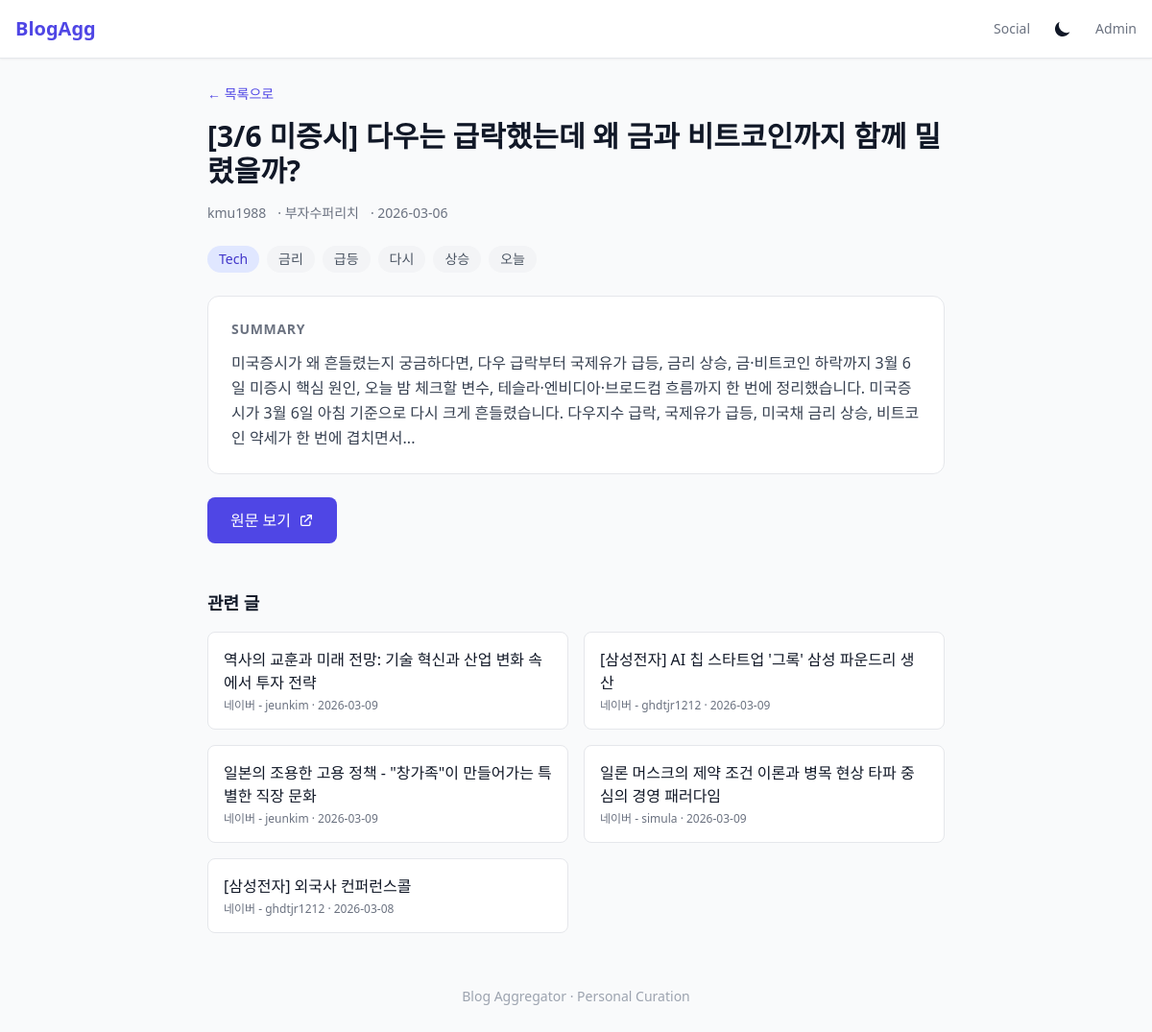
/post/1, run on the app's committed database.
### tables this page shows
CREATE TABLE posts (
            id INTEGER PRIMARY KEY AUTOINCREMENT,
            blog_id INTEGER,
            title TEXT NOT NULL,
            original_url TEXT UNIQUE NOT NULL,
            summary TEXT,
            full_content TEXT,
            author TEXT,
            published_date DATETIME,
            image_url TEXT,
            category TEXT,
            language TEXT DEFAULT 'ko',
            summary_status TEXT DEFAULT 'pending',
            registered_by TEXT DEFAULT 'manual',
            created_at DATETIME DEFAULT CURRENT_TIMESTAMP,
            FOREIGN KEY (blog_id) REFERENCES blogs(id)
        );

CREATE TABLE blogs (
            id INTEGER PRIMARY KEY AUTOINCREMENT,
            name TEXT NOT NULL,
            url TEXT NOT NULL,
            feed_url TEXT,
            category TEXT,
            active INTEGER DEFAULT 1,
            description TEXT,
            created_at DATETIME DEFAULT CURRENT_TIMESTAMP
        , last_crawled_at TEXT, crawl_error TEXT);

CREATE TABLE tags (
            id INTEGER PRIMARY KEY AUTOINCREMENT,
            name TEXT UNIQUE NOT NULL
        );

### src/api/public.py (the view)
@router.get("/post/{post_id}")
async def post_detail(request: Request, post_id: int):
    repo = request.app.state.repo
    templates = request.app.state.templates
    post = repo.get_post(post_id)
    if not post:
        return templates.TemplateResponse("index.html", {
            "request": request,
            "posts": [],
            "total": 0,
            "page": 1,
            "total_pages": 1,
            "category": None,
            "tag": None,
            "search": "",
            "categories": [],
            "error": "포스트를 찾을 수 없습니다.",
        })
    post["tags"] = repo.get_post_tags(post_id)
    related = repo.get_related_posts(post_id, post.get("category", "other"))
    return templates.TemplateResponse("post_detail.html", {
        "request": request,
        "post": post,
        "related": related,
    })

### templates/post_detail.html (shortened to what this page needs)
{% extends "base.html" %}
{% block content %}
<article class="max-w-3xl mx-auto">
    <a href="/" class="text-sm text-indigo-600 dark:text-indigo-400 hover:underline mb-4 inline-block">&larr; 목록으로</a>
    <h1 class="text-3xl font-bold mb-4">{{ post.title }}</h1>
    <div class="flex flex-wrap items-center gap-3 text-sm text-gray-500 dark:text-gray-400 mb-6">
        {% if post.blog_name %}
        <span>{{ post.blog_name }}</span>
        {% endif %}
        {% if post.author %}
        <span>&middot; {{ post.author }}</span>
        {% endif %}
        {% if post.published_date %}
        <span>&middot; {{ post.published_date }}</span>
        {% endif %}
    </div>
    <div class="flex flex-wrap gap-2 mb-6">
        {% if post.category %}
        <span class="px-3 py-1 text-sm rounded-full bg-indigo-100 dark:bg-indigo-900 text-indigo-700 dark:text-indigo-300 capitalize">{{ post.category }}</span>
        {% endif %}
        {% for tag in post.tags %}
        <a href="/?tag={{ tag }}" class="px-3 py-1 text-sm rounded-full bg-gray-100 dark:bg-gray-700 text-gray-600 dark:text-gray-400 hover:bg-gray-200 dark:hover:bg-gray-600">{{ tag }}</a>
        {% endfor %}
    </div>
    {% if post.summary %}
    <div class="bg-white dark:bg-gray-800 rounded-xl p-6 border border-gray-200 dark:border-gray-700 mb-6">
        <h2 class="text-sm font-semibold text-gray-500 dark:text-gray-400 uppercase tracking-wider mb-3">Summary</h2>
        <p class="text-gray-700 dark:text-gray-300 leading-relaxed">{{ post.summary }}</p>
    </div>
    {% endif %}
    <a href="{{ post.original_url }}" target="_blank" rel="noopener noreferrer"
       class="inline-flex items-center gap-2 px-6 py-3 bg-indigo-600 text-white rounded-lg hover:bg-indigo-700 transition-colors">
        원문 보기
        <svg class="w-4 h-4" fill="none" stroke="currentColor" viewBox="0 0 24 24"><path stroke-linecap="round" stroke-linejoin="round" stroke-width="2" d="M10 6H6a2 2 0 00-2 2v10a2 2 0 002 2h10a2 2 0 002-2v-4M14 4h6m0 0v6m0-6L10 14"/></svg>
    </a>
</article>
{% if related %}
<div class="max-w-3xl mx-auto mt-12">
    <h3 class="text-lg font-semibold mb-4">관련 글</h3>
    <div class="grid grid-cols-1 sm:grid-cols-2 gap-4">
        {% for r in related %}
        <a href="/post/{{ r.id }}" class="bg-white dark:bg-gray-800 rounded-lg p-4 border border-gray-200 dark:border-gray-700 hover:shadow-sm transition-shadow">
            <h4 class="font-medium line-clamp-2 mb-1">{{ r.title }}</h4>
            <p class="text-xs text-gray-500 dark:text-gray-400">{{ r.blog_name or "" }} &middot; {{ r.published_date or "" }}</p>
        </a>
        {% endfor %}
    </div>
</div>
{% endif %}
{% endblock %}

### static/style.css (style rules this page uses)
.line-clamp-2 { overflow: hidden; display: -webkit-box; -webkit-box-orient: vertical; -webkit-line-clamp: 2; }

### data on the page
posts: title "[3/6 미증시] 다우는 급락했는데 왜 금과 비트코인까지 함께 밀렸을까?", author "부자수퍼리치", published_date "2026-03-06", category "Tech", summary "미국증시가 왜 흔들렸는지 궁금하다면, 다우 급락부터 국제유가 급등, 금리 상승, 금·비트코인 하락까지 3월 6일 미증시 핵심 원인, 오늘 밤 체크할 변수, 테슬라·엔비디아·브로드컴 흐름까지 한 번에 정리했습니다. 미국증시가 3월 6일 아침 기준으로 다시 크게 흔들렸습니다. 다우지수 급락, 국제유가 급등, 미국채 금리 상승, 비트코인 약세가 한 번에 겹치면서..."
blogs: blog_name "kmu1988"
tags: name "금리"
tags: name "급등"
tags: name "다시"
tags: name "상승"
tags: name "오늘"
posts: title "역사의 교훈과 미래 전망: 기술 혁신과 산업 변화 속에서 투자 전략", name "네이버 - jeunkim", published_date "2026-03-09"
posts: title "[삼성전자] AI 칩 스타트업 '그록' 삼성 파운드리 생산", name "네이버 - ghdtjr1212", published_date "2026-03-09"
posts: title "일본의 조용한 고용 정책 - \"창가족\"이 만들어가는 특별한 직장 문화", name "네이버 - jeunkim", published_date "2026-03-09"
posts: title "일론 머스크의 제약 조건 이론과 병목 현상 타파 중심의 경영 패러다임", name "네이버 - simula", published_date "2026-03-09"
posts: title "[삼성전자] 외국사 컨퍼런스콜", name "네이버 - ghdtjr1212", published_date "2026-03-08"
